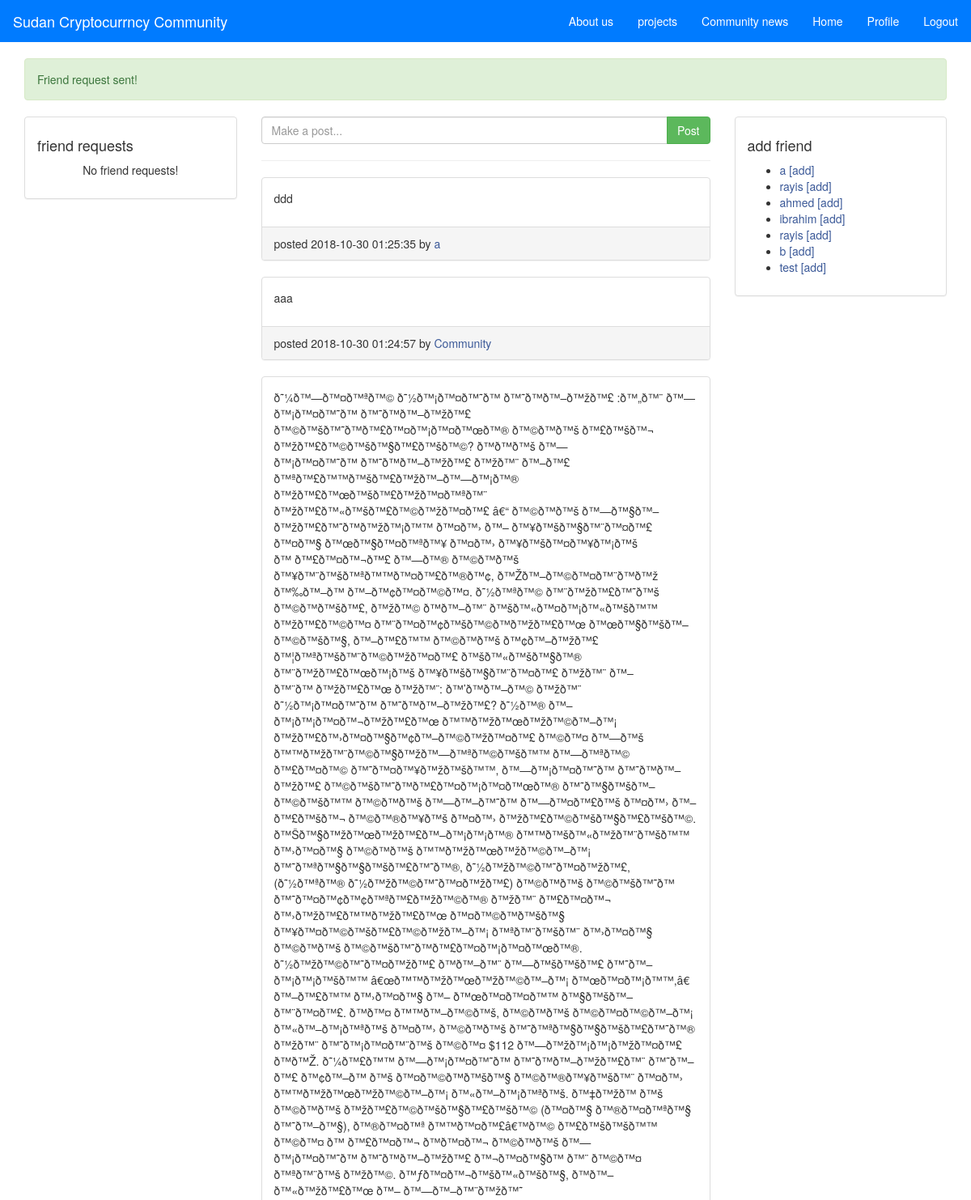
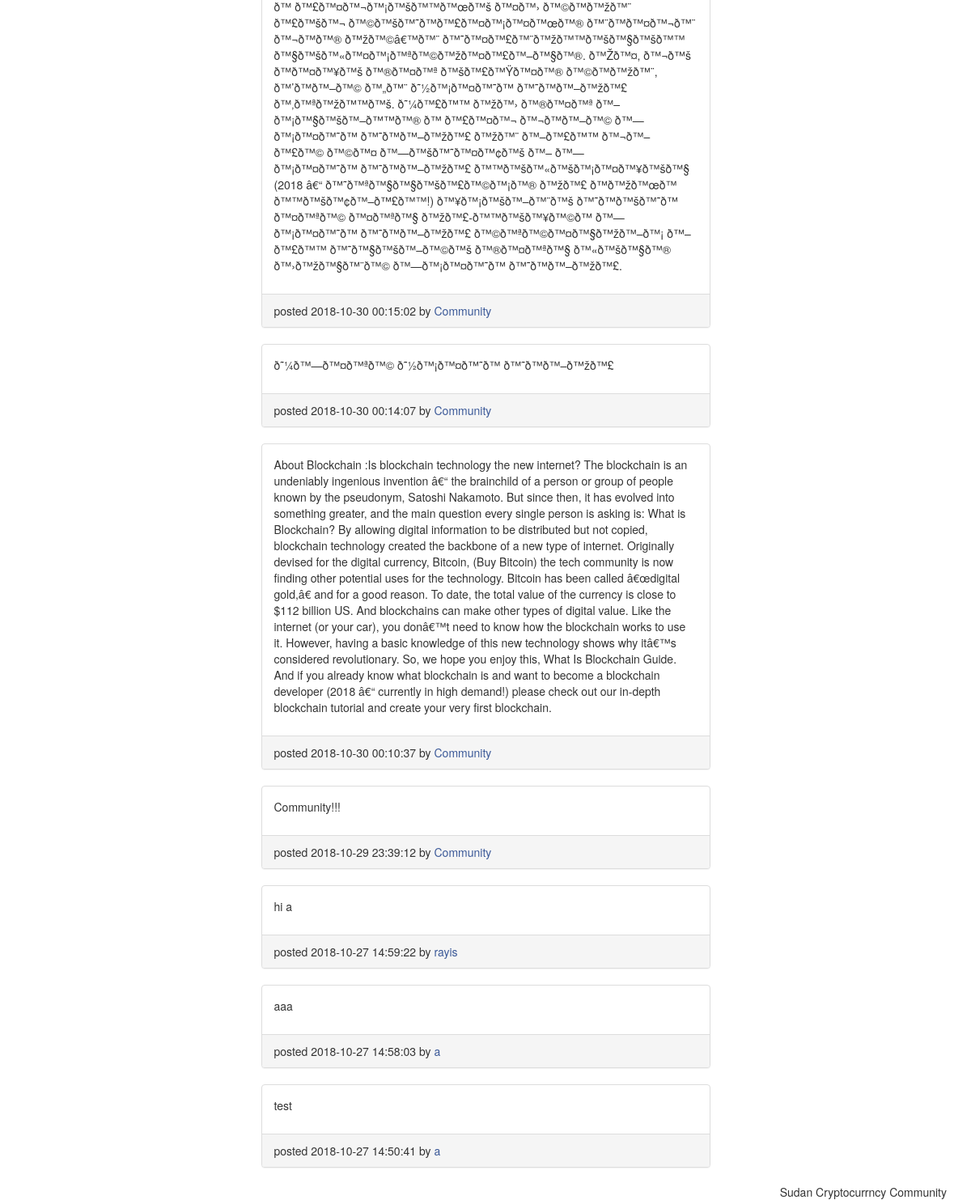
/home.php?request_sent=true (signed in), run on the app's committed database (2 pictures, top to bottom).
### tables this page shows
CREATE TABLE IF NOT EXISTS `posts` (
`id` int(11) NOT NULL,
  `content` text NOT NULL,
  `user_id` int(11) NOT NULL,
  `created_at` datetime NOT NULL DEFAULT CURRENT_TIMESTAMP
);

CREATE TABLE IF NOT EXISTS `users` (
`id` int(11) NOT NULL,
  `username` varchar(30) NOT NULL,
  `password` varchar(255) NOT NULL,
  `status` varchar(150) NOT NULL,
  `profile_image_url` varchar(200) NOT NULL,
  `location` varchar(30) NOT NULL
);

### home.php (the view, shortened to what this page needs)
<?php require_once "functions.php"; ?>
<?php include "header.php"; ?>
<main class="container">
  <?php if(isset($_GET['request_sent'])): ?>
    <div class="alert alert-success">
      <p>Friend request sent!</p>
    </div>
  <?php endif; ?>
  <div class="row">
    <div class="col-md-3">
      <div class="panel panel-default">
        <div class="panel-body">
          <h4>friend requests</h4>
          <?php
            $sql = "SELECT * FROM friend_requests WHERE friend_id = {$_SESSION['user_id']}";
            $result = $conn->query($sql);
            if ($result->num_rows > 0) {
              ?><ul><?php
              while($f_request = $result->fetch_assoc()) {
                ?>
                <li>
                  <?php
                    $u_sql = "SELECT * FROM users WHERE id = {$f_request['user_id']} LIMIT 1";
                    $u_result = $conn->query($u_sql);
                    $fr_user = $u_result->fetch_assoc();
                  ?>
                  <a href="profile.php?username=<?php echo $fr_user['username']; ?>"><?php echo $fr_user['username']; ?></a>
                  <a class="text-success" href="php/accept-request.php?uid=<?php echo $fr_user['id']; ?>">[accept]</a>
                  <a class="text-danger" href="php/remove-request.php?uid=<?php echo $fr_user['id']; ?>">[decline]</a>
                </li>
                <?php
              } ?></ul><?php
            } else {
              ?>
                <p class="text-center">No friend requests!</p>
              <?php
            }
          ?>
        </div>
      </div>
    </div>
    <div class="col-md-6">
      <form method="post" action="php/create-post.php">
        <div class="input-group">
          <input class="form-control" type="text" name="content" placeholder="Make a post..." required>
          <span class="input-group-btn">
            <button class="btn btn-success" type="submit" name="post">Post</button>
          </span>
        </div>
      </form><hr>
      <div>
        <?php
          $sql = "SELECT * FROM posts ORDER BY created_at DESC";
          $result = $conn->query($sql);
          if ($result->num_rows > 0) {
            while($post = $result->fetch_assoc()) {
              ?>
                <div class="panel panel-default">
                  <div class="panel-body">
                    <p><?php echo $post['content']; ?></p>
                  </div>
                  <div class="panel-footer">
                    <?php
                      $sql = "SELECT username FROM users WHERE id = ? LIMIT 1";
                      $statement = $conn->prepare($sql);
                      $statement->bind_param('i', $post['user_id']);
                      $statement->execute();
                      $statement->store_result();
                      $statement->bind_result($post_author);
                    ?>
                    <span>posted <?php echo $post['created_at']; ?> by <a href="profile.php?username=<?php echo $post_author; ?>"><?php echo $post_author; ?></a></span>
                  </div>
                </div>
              <?php
            }
          } else {
            ?>
              <p class="text-center">No posts yet!</p>
            <?php
          }
        ?>
      </div>
    </div>
    <div class="col-md-3">
      <div class="panel panel-default">
        <div class="panel-body">
          <h4>add friend</h4>
          <?php
            $sql = "SELECT id, username, (SELECT COUNT(*) FROM friends WHERE friends.user_id = users.id AND friends.friend_id = {$_SESSION['user_id']}) AS is_friend FROM users WHERE id != {$_SESSION['user_id']} HAVING is_friend = 0";
            $result = $conn->query($sql);
            if ($result->num_rows > 0) {
              ?><ul><?php
              while($fc_user = $result->fetch_assoc()) {
                ?>
                <li>
                  <a href="profile.php?username=<?php echo $fc_user['username']; ?>">
                    <?php echo $fc_user['username']; ?>
                  </a>
                  <a href="php/add-friend.php?uid=<?php echo $fc_user['id']; ?>">[add]</a>
                </li>
                <?php
              }
              ?></ul><?php
            } else {
              ?>
                <p class="text-center">No users to add!</p>
              <?php
            }
          ?>
        </div>
      </div>
    </div>
  </div>
</main>
<?php include "footer.php"; ?>

### css/style.css (style rules this page uses)
a { color: #3b5998; }

### data on the page
posts: content "ddd", created_at "2018-10-30 01:25:35", user.username "a"
posts: content "aaa", created_at "2018-10-30 01:24:57", user.username "Community"
posts: content "ð˜¼ð™—ð™¤ð™ªð™© ð˜½ð™¡ð™¤ð™˜ð™ ð™˜ð™ð™–ð™žð™£ :ð™„ð™¨ ð™—ð™¡ð™¤ð™˜ð™ ð™˜ð™ð™–ð™žð™£ ð™©ð™šð™˜ð™ð™£ð™¤ð™¡ð™¤ð™œð™® ð™©ð™ð™š ð™£ð™šð™¬ ð™žð™£ð™©ð™šð™§ð™£ð™šð™©? ð™ð™ð™š ð™—ð™¡ð™¤ð™˜ð™ ð™˜ð™ð™–ð™žð™£ ð™žð™¨ ð™–ð™£ ð™ªð™£ð™™ð™šð™£ð™žð™–ð™—ð™¡ð™® ð™žð™£ð™œð™šð™£ð™žð™¤ð™ªð™¨ ð™žð™£ð™«ð™šð™£ð™©ð™žð™¤ð™£ â€“ ð™©ð™ð™š ð™—ð™§ð™–ð™žð™£ð™˜ð™ð™žð™¡ð™™ ð™¤ð™› ð™– ð™¥ð™šð™§ð™¨ð™¤ð™£ ð™¤ð™§ ð™œð™§ð™¤ð™ªð™¥ ð™¤ð™› ð™¥ð™šð™¤ð™¥ð™¡ð™š ð™ ð™£ð™¤ð™¬ð™£ ð™—ð™® ð™©ð™ð™š ð™¥ð™¨ð™šð™ªð™™ð™¤ð™£ð™®ð™¢, ð™Žð™–ð™©ð™¤ð™¨ð™ð™ž ð™‰ð™–ð™…", created_at "2018-10-30 00:15:02", user.username "Community"
posts: content "ð˜¼ð™—ð™¤ð™ªð™© ð˜½ð™¡ð™¤ð™˜ð™ ð™˜ð™ð™–ð™žð™£", created_at "2018-10-30 00:14:07", user.username "Community"
posts: content "About Blockchain :Is blockchain technology the new internet? The blockchain is an undeniably ingenious invention â€“ the brainchild of a person or group of people known by the pseudonym, Satoshi Nakamoto. But since then, it has evolved into something greater, and the main question every single person is asking is: What is Blockchain? By allowing digital information to be distributed but not copied, blockchain technology created the backbone of a new type of internet. Originally devised for the digital currency, Bitcoin, (Buy Bitcoin) the tech community is now finding other potential uses for the technology. Bitcoin has been called â€œdigital gold,â€ and for a good reason. To date, the…", created_at "2018-10-30 00:10:37", user.username "Community"
posts: content "Community!!!", created_at "2018-10-29 23:39:12", user.username "Community"
posts: content "hi a", created_at "2018-10-27 14:59:22", user.username "rayis"
posts: content "aaa", created_at "2018-10-27 14:58:03", user.username "a"
posts: content "test", created_at "2018-10-27 14:50:41"
users: username "a"
users: username "rayis"
users: username "ahmed"
users: username "ibrahim"
users: username "rayis"
users: username "b"
users: username "test"
